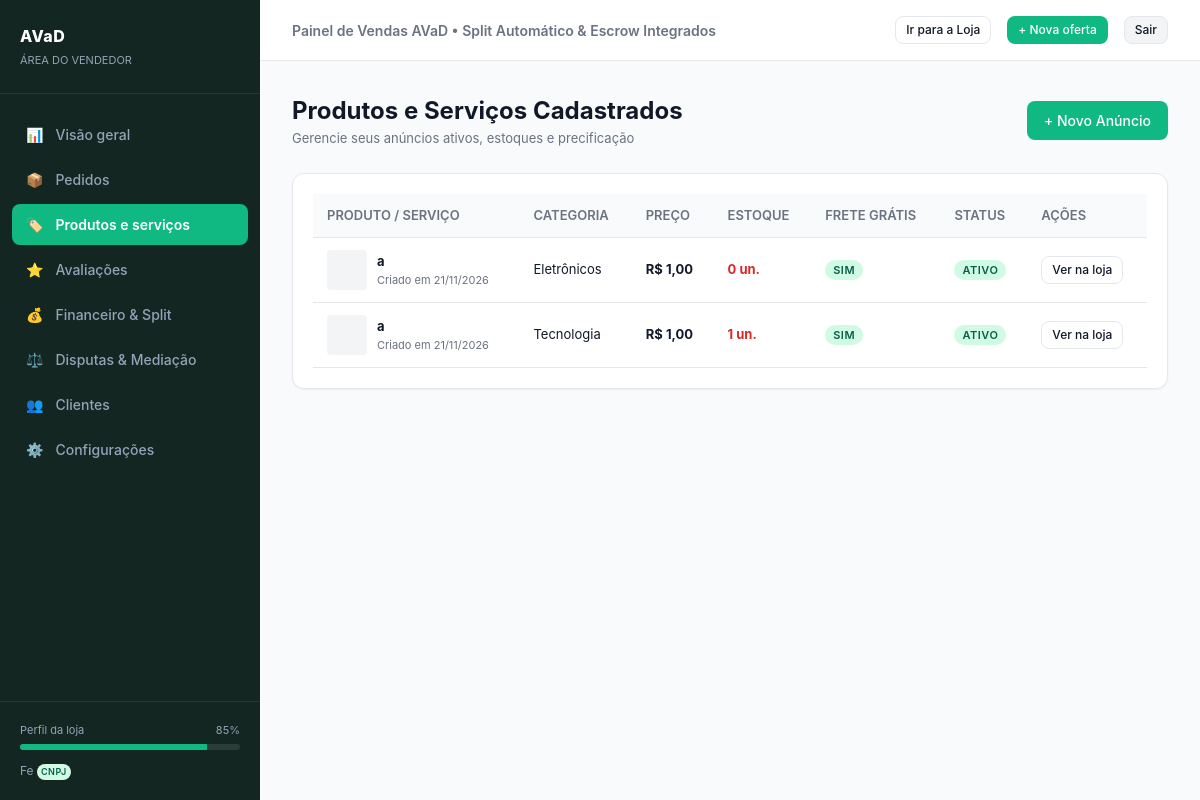
Page /dashboard/products/ (signed in) on the earlier database version.
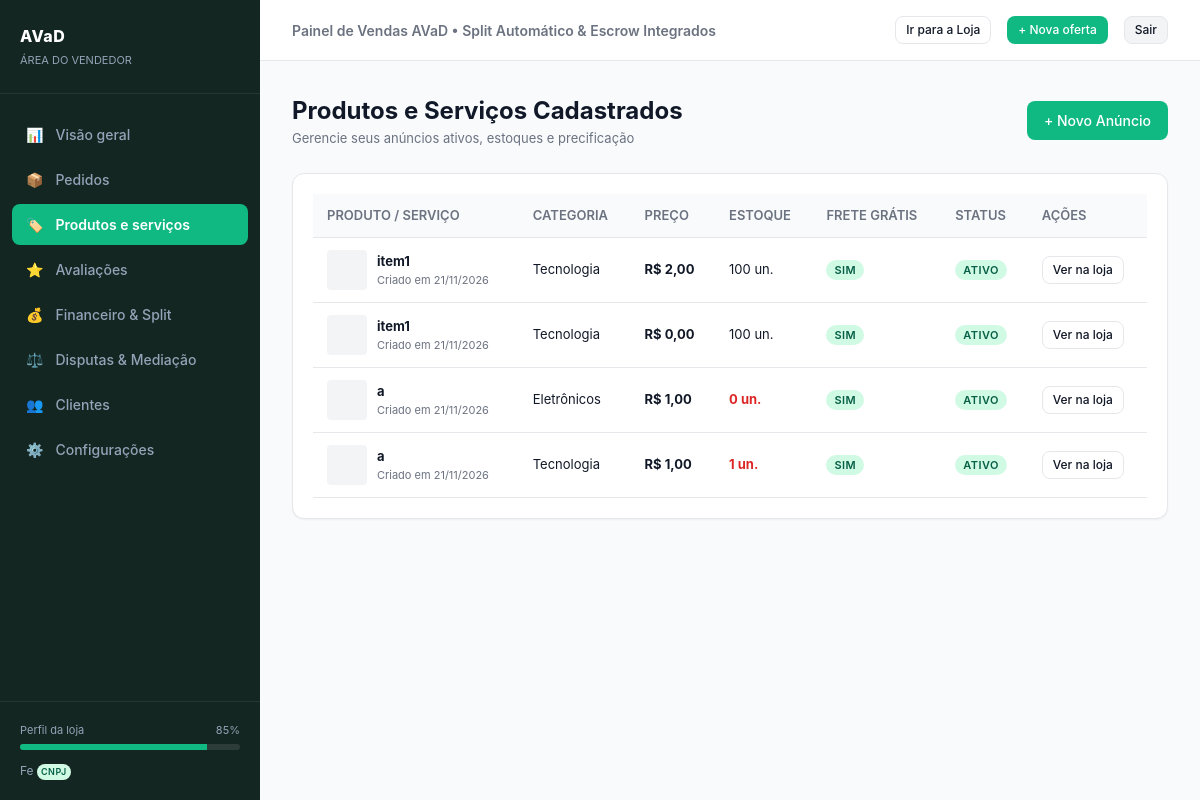
Same page on the later database version.
### catalog/models.py (models this page shows, shortened)
class Product(models.Model):
    vendedor = models.ForeignKey(User, on_delete=models.CASCADE, related_name='products')
    titulo = models.CharField(max_length=200)
    categoria = models.CharField(max_length=50, choices=CATEGORIAS)
    descricao = models.TextField()
    caracteristicas = models.TextField(blank=True, help_text='Uma característica por linha')
    preco = models.DecimalField(max_digits=10, decimal_places=2)
    estoque = models.PositiveIntegerField(default=0)
    imagem = models.ImageField(upload_to='products/', blank=True, null=True)
    frete_gratis = models.BooleanField(default=False)
    ativo = models.BooleanField(default=True)
    criado_em = models.DateTimeField(auto_now_add=True)
    class Meta:
        ordering = ['-criado_em']

### dashboard/views.py (the view)
# urls.py: path('products/', views.products_view, name='products'),
@login_required
def products_view(request):
    products = Product.objects.filter(vendedor=request.user)
    return render(request, 'dashboard/products.html', {'products': products})

### orders/cart.py (called while the page is built)
    def _qs(self):
        return CartItem.objects.filter(usuario=self.user)

    def count(self):
        total = self._qs().filter(produto__ativo=True).aggregate(t=Sum('quantidade'))['t']
        return total or 0

### orders/context_processors.py (called while the page is built)
def cart_count(request):
    user = getattr(request, 'user', None)
    if user is None or not user.is_authenticated:
        return {'cart_count': 0}
    return {'cart_count': Cart(request).count()}

### templates/dashboard/products.html (shortened to what this page needs)
{% extends "dashboard/base_seller.html" %}
{% block content %}
<div style="margin-bottom: 24px; display: flex; justify-content: space-between; align-items: center;">
  <div>
    <h1 style="font-size: 24px; font-weight: 700;">Produtos e Serviços Cadastrados</h1>
    <p style="font-size: 13px; color: var(--text-muted);">Gerencie seus anúncios ativos, estoques e precificação</p>
  </div>
  <a href="{% url 'catalog:product_create' %}" class="btn btn-success">+ Novo Anúncio</a>
</div>
<div class="card">
  <table class="data-table">
    <thead>
      <tr>
        <th>PRODUTO / SERVIÇO</th>
        <th>CATEGORIA</th>
        <th>PREÇO</th>
        <th>ESTOQUE</th>
        <th>FRETE GRÁTIS</th>
        <th>STATUS</th>
        <th>AÇÕES</th>
      </tr>
    </thead>
    <tbody>
      {% for p in products %}
        <tr>
          <td>
            <div style="display: flex; align-items: center; gap: 10px;">
              <div style="width: 40px; height: 40px; background: #F3F4F6; border-radius: 4px; overflow: hidden; flex-shrink: 0;">
              </div>
              <div>
                <strong>{{ p.titulo }}</strong>
                <div style="font-size: 11px; color: var(--text-muted);">Criado em {{ p.criado_em|date:"d/m/Y" }}</div>
              </div>
            </div>
          </td>
          <td>{{ p.get_categoria_display }}</td>
          <td><strong>R$ {{ p.preco }}</strong></td>
          <td>
            <span style="{% if p.estoque <= 5 %}color: #DC2626; font-weight: 700;{% endif %}">
              {{ p.estoque }} un.
            </span>
          </td>
          <td>
            {% if p.frete_gratis %}
              <span class="badge badge-success">Sim</span>
            {% else %}
              <span class="badge badge-secondary">Não</span>
            {% endif %}
          </td>
          <td>
            {% if p.ativo %}
              <span class="badge badge-success">Ativo</span>
            {% else %}
              <span class="badge badge-secondary">Inativo</span>
            {% endif %}
          </td>
          <td>
            <a href="{% url 'catalog:product_detail' p.id %}" target="_blank" class="btn btn-outline btn-sm">Ver na loja</a>
          </td>
        </tr>
      {% empty %}
        <tr>
          <td colspan="7" style="text-align: center; padding: 32px; color: var(--text-muted);">
            Nenhum produto cadastrado ainda. Clique em "+ Novo Anúncio" para começar.
          </td>
        </tr>
      {% endfor %}
    </tbody>
  </table>
</div>
{% endblock %}

Differences in the rows shown:
added Product: titulo "item1", criado_em "21/11/2026", categoria "Tecnologia", preco "2,00", estoque "100", frete_gratis "SIM", ativo "ATIVO"
added Product: titulo "item1", criado_em "21/11/2026", categoria "Tecnologia", preco "0,00", estoque "100", frete_gratis "SIM", ativo "ATIVO"
